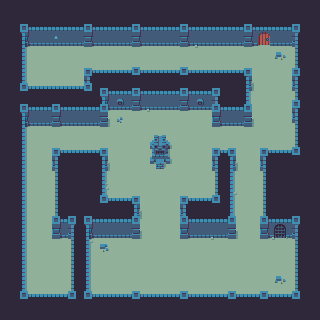

Tiled map render using the project's own tile images. Description and the map definition, with tile-layer contents summarised, below:
An orthogonal 20x20 tile map with 16x16 px tiles, 4 tile layers (Floor, Floor_clutter, Walls_lower, Walls_upper), 2 tilesets and 3 objects (3x obj_character).

<map version="1.2" tiledversion="1.2.4" orientation="orthogonal" renderorder="right-down" width="20" height="20" tilewidth="16" tileheight="16" infinite="0" nextlayerid="10" nextobjectid="23">
 <tileset firstgid="1" name="tl_dungeon_sheet" tilewidth="16" tileheight="16" tilecount="250" columns="25">
  <image source="../sprites/spr_dungeon_sheet/bf3bb2b3-0b48-43c7-aee7-b9233d8db6e8.png" width="400" height="160" />
 </tileset>
 <tileset firstgid="251" name="tl_rotation_test" tilewidth="32" tileheight="32" margin="16" tilecount="4" columns="2">
  <image source="../sprites/spr_rotation_test/0fd70d2a-56e6-4dac-a2af-e44556aaca64.png" width="96" height="96" />
 </tileset>
 <layer id="6" name="Floor" width="20" height="20">
  <data>[400 cells, 400 non-empty, 1 distinct tile ids]</data>
 </layer>
 <layer id="7" name="Floor_clutter" width="20" height="20">
  <data>[400 cells, 11 non-empty, 5 distinct tile ids]</data>
 </layer>
 <layer id="1" name="Walls_lower" width="20" height="20">
  <data>[400 cells, 100 non-empty, 27 distinct tile ids]</data>
 </layer>
 <objectgroup id="9" name="Instances">
  <object id="19" name="obj_character" gid="197" x="118" y="186" width="16" height="16" />
  <object id="20" name="obj_character" gid="197" x="187.5" y="140.5" width="16" height="16" />
  <object id="21" name="obj_character" gid="197" x="264.5" y="128.5" width="16" height="16">
   <properties>
    <property name="image_alpha" type="float" value="0.5" />
   </properties>
  </object>
 </objectgroup>
 <layer id="8" name="Walls_upper" width="20" height="20">
  <data>[400 cells, 179 non-empty, 16 distinct tile ids]</data>
 </layer>
</map>